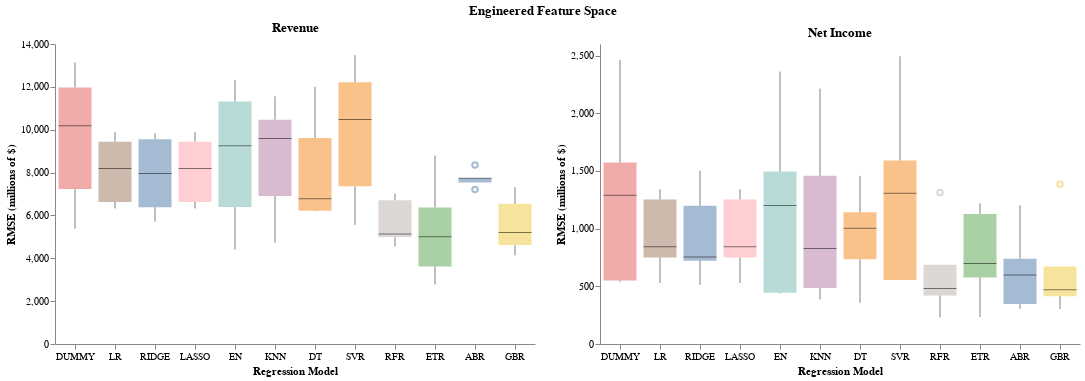

The notebook cell saved with this chart:
### Code cell
full_chart2 = (rev_chart2 | ear_chart2).properties(
    title=alt.TitleParams('Engineered Feature Space', anchor='middle'))
full_chart2.configure_view(stroke=None)

### Figure 1 — Vega-Lite specification as saved in the notebook (floating-point values rounded to 4 significant figures)
{"config": {"view": {"continuousWidth": 300, "continuousHeight": 300, "stroke": null}}, "hconcat": [{"data": {"name": "data-dad4070473af8e881f53508dc2814215"}, "mark": {"type": "boxplot", "median": {"color": "black", "strokeWidth": 3}, "opacity": 0.5, "size": 33}, "encoding": {"color": {"field": "model", "legend": null, "type": "nominal"}, "x": {"axis": {"grid": false, "labelAngle": 0}, "field": "model", "sort": ["DUMMY", "LR", "RIDGE", "LASSO", "EN", "KNN", "DT", "SVR", "RFR", "ETR", "ABR", "GBR"], "title": "Regression Model", "type": "nominal"}, "y": {"axis": {"grid": false}, "field": "rmse", "title": "RMSE (millions of $)", "type": "quantitative"}}, "height": 300, "title": "Revenue", "width": 480}, {"data": {"name": "data-ed3986dfe396b7ce40abc7b9c009ce89"}, "mark": {"type": "boxplot", "median": {"color": "black", "strokeWidth": 3}, "opacity": 0.5, "size": 33}, "encoding": {"color": {"field": "model", "legend": null, "type": "nominal"}, "x": {"axis": {"grid": false, "labelAngle": 0}, "field": "model", "sort": ["DUMMY", "LR", "RIDGE", "LASSO", "EN", "KNN", "DT", "SVR", "RFR", "ETR", "ABR", "GBR"], "title": "Regression Model", "type": "nominal"}, "y": {"axis": {"grid": false}, "field": "rmse", "title": "RMSE (millions of $)", "type": "quantitative"}}, "height": 300, "title": "Net Income", "width": 480}], "title": {"text": "Engineered Feature Space", "anchor": "middle"}, "$schema": "https://vega.github.io/schema/vega-lite/v5.20.1.json", "datasets": {"data-dad4070473af8e881f53508dc2814215": [{"model": "DUMMY", "rmse": 10180.0}, {"model": "DUMMY", "rmse": 13140.0}, {"model": "DUMMY", "rmse": 5387.0}, {"model": "DUMMY", "rmse": 11970.0}, {"model": "DUMMY", "rmse": 7235.0}, {"model": "LR", "rmse": 8192.0}, {"model": "LR", "rmse": 9881.0}, {"model": "LR", "rmse": 6326.0}, {"model": "LR", "rmse": 9442.0}, {"model": "LR", "rmse": 6629.0}, {"model": "RIDGE", "rmse": 7961.0}, {"model": "RIDGE", "rmse": 9840.0}, {"model": "RIDGE", "rmse": 5708.0}, {"model": "RIDGE", "rmse": 9556.0}, {"model": "RIDGE", "rmse": 6379.0}, {"model": "LASSO", "rmse": 8191.0}, {"model": "LASSO", "rmse": 9881.0}, {"model": "LASSO", "rmse": 6326.0}, {"model": "LASSO", "rmse": 9442.0}, {"model": "LASSO", "rmse": 6629.0}, {"model": "EN", "rmse": 9251.0}, {"model": "EN", "rmse": 12320.0}, {"model": "EN", "rmse": 4412.0}, {"model": "EN", "rmse": 11320.0}, {"model": "EN", "rmse": 6391.0}, {"model": "KNN", "rmse": 9586.0}, {"model": "KNN", "rmse": 11560.0}, {"model": "KNN", "rmse": 4718.0}, {"model": "KNN", "rmse": 10470.0}, {"model": "KNN", "rmse": 6902.0}, {"model": "DT", "rmse": 6191.0}, {"model": "DT", "rmse": 12000.0}, {"model": "DT", "rmse": 6783.0}, {"model": "DT", "rmse": 9616.0}, {"model": "DT", "rmse": 6214.0}, {"model": "SVR", "rmse": 10470.0}, {"model": "SVR", "rmse": 13480.0}, {"model": "SVR", "rmse": 5556.0}, {"model": "SVR", "rmse": 12210.0}, {"model": "SVR", "rmse": 7364.0}, {"model": "RFR", "rmse": 5132.0}, {"model": "RFR", "rmse": 6712.0}, {"model": "RFR", "rmse": 4988.0}, {"model": "RFR", "rmse": 7015.0}, {"model": "RFR", "rmse": 4557.0}, {"model": "ETR", "rmse": 5009.0}, {"model": "ETR", "rmse": 8794.0}, {"model": "ETR", "rmse": 3612.0}, {"model": "ETR", "rmse": 6371.0}, {"model": "ETR", "rmse": 2777.0}, {"model": "ABR", "rmse": 8352.0}, {"model": "ABR", "rmse": 7212.0}, {"model": "ABR", "rmse": 7533.0}, {"model": "ABR", "rmse": 7736.0}, {"model": "ABR", "rmse": 7731.0}, {"model": "GBR", "rmse": 5206.0}, {"model": "GBR", "rmse": 7312.0}, {"model": "GBR", "rmse": 4614.0}, {"model": "GBR", "rmse": 6543.0}, {"model": "GBR", "rmse": 4135.0}], "data-ed3986dfe396b7ce40abc7b9c009ce89": [{"model": "DUMMY", "rmse": 1574.0}, {"model": "DUMMY", "rmse": 2461.0}, {"model": "DUMMY", "rmse": 538.8}, {"model": "DUMMY", "rmse": 1290.0}, {"model": "DUMMY", "rmse": 550.8}, {"model": "LR", "rmse": 1253.0}, {"model": "LR", "rmse": 1341.0}, {"model": "LR", "rmse": 842.5}, {"model": "LR", "rmse": 749.1}, {"model": "LR", "rmse": 528.5}, {"model": "RIDGE", "rmse": 1197.0}, {"model": "RIDGE", "rmse": 1501.0}, {"model": "RIDGE", "rmse": 721.5}, {"model": "RIDGE", "rmse": 753.8}, {"model": "RIDGE", "rmse": 512.2}, {"model": "LASSO", "rmse": 1253.0}, {"model": "LASSO", "rmse": 1341.0}, {"model": "LASSO", "rmse": 842.5}, {"model": "LASSO", "rmse": 748.8}, {"model": "LASSO", "rmse": 528.5}, {"model": "EN", "rmse": 1496.0}, {"model": "EN", "rmse": 2361.0}, {"model": "EN", "rmse": 437.5}, {"model": "EN", "rmse": 1200.0}, {"model": "EN", "rmse": 443.9}, {"model": "KNN", "rmse": 1457.0}, {"model": "KNN", "rmse": 2213.0}, {"model": "KNN", "rmse": 388.0}, {"model": "KNN", "rmse": 828.5}, {"model": "KNN", "rmse": 484.4}, {"model": "DT", "rmse": 734.8}, {"model": "DT", "rmse": 1141.0}, {"model": "DT", "rmse": 1457.0}, {"model": "DT", "rmse": 1004.0}, {"model": "DT", "rmse": 356.9}, {"model": "SVR", "rmse": 1591.0}, {"model": "SVR", "rmse": 2494.0}, {"model": "SVR", "rmse": 555.0}, {"model": "SVR", "rmse": 1306.0}, {"model": "SVR", "rmse": 555.4}, {"model": "RFR", "rmse": 687.9}, {"model": "RFR", "rmse": 1314.0}, {"model": "RFR", "rmse": 480.1}, {"model": "RFR", "rmse": 420.9}, {"model": "RFR", "rmse": 231.3}, {"model": "ETR", "rmse": 1218.0}, {"model": "ETR", "rmse": 1127.0}, {"model": "ETR", "rmse": 698.1}, {"model": "ETR", "rmse": 575.9}, {"model": "ETR", "rmse": 234.1}, {"model": "ABR", "rmse": 739.8}, {"model": "ABR", "rmse": 1202.0}, {"model": "ABR", "rmse": 304.4}, {"model": "ABR", "rmse": 596.9}, {"model": "ABR", "rmse": 346.2}, {"model": "GBR", "rmse": 672.4}, {"model": "GBR", "rmse": 1384.0}, {"model": "GBR", "rmse": 414.8}, {"model": "GBR", "rmse": 470.9}, {"model": "GBR", "rmse": 303.5}]}}
